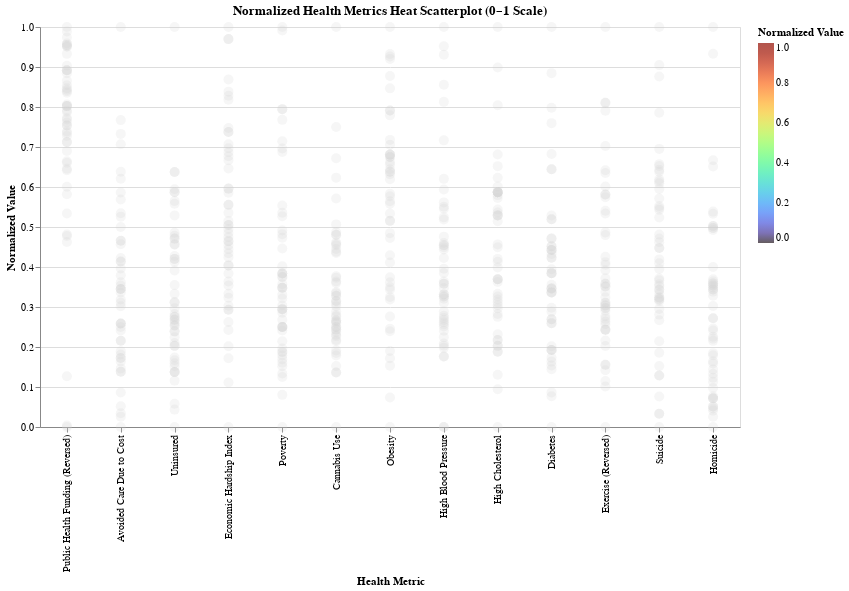

The code cell stored with this chart in its notebook:
### Markdown cell above
## Task 3: Identify States with Health Resource Deficits
**Why?** To find states where poor outcomes are linked with low public health funding or access to care.
**How?** Use a combination of heatscatter plot and filtering to isolate states with low `Public Health Funding` and high `Avoided Care Due to Cost`. All values were normalized on a scale of 0-1, with Public Health Funding and Exercise reversed. This was done so lower value in these categories would be similar to the other lower values in the health metrics. It includes a dropdown to visualize where a state's value falls in a few different health metrics. 
**What?** This task focuses on identifying the thresholds, bottlenecks, and gaps in resource allocation.
**Where?** Columns: `Public Health Funding`, `Avoided Care Due to Cost`, `Uninsured`
**When?** Mid-to-late analysis phases, guiding recommendations or mapping potential interventions.
**Who?** Health equity advocate or nonprofit stategist aiming to prioritize underserved areas.

### Code cell
import altair as alt
import pandas as pd

df_norm = selected.copy()

metrics = [
    "Public Health Funding", 
    "Avoided Care Due to Cost",
    "Uninsured",
    "Economic Hardship Index",
    "Poverty",
    "Cannabis Use",
    "Obesity",
    "High Blood Pressure",
    "High Cholesterol",
    "Diabetes",
    "Exercise",
    "Suicide",
    "Homicide"    
]

for metric in metrics:
    min_val = df_norm[metric].min()
    max_val = df_norm[metric].max()
    df_norm[f"{metric} Norm"] = (df_norm[metric] - min_val) / (max_val - min_val)

df_norm["Public Health Funding Norm"] = 1 - df_norm["Public Health Funding Norm"]
df_norm["Exercise Norm"] = 1 - df_norm["Exercise Norm"]


norm_cols = [f"{m} Norm" for m in metrics]
melted = df_norm.melt(
    id_vars=["State"],
    value_vars=norm_cols,
    var_name="Metric",
    value_name="Value"
)

melted["Metric"] = melted["Metric"].str.replace(" Norm", "", regex=False)
melted.loc[melted["Metric"] == "Public Health Funding", "Metric"] = "Public Health Funding (Reversed)"
melted.loc[melted["Metric"] == "Exercise", "Metric"] = "Exercise (Reversed)"


state_options = ["All"] + sorted(df_norm["State"].unique())
state_dropdown = alt.binding_select(options=state_options, name="Select State: ")
state_param = alt.param(name="state_param", bind=state_dropdown, value="All")

base = alt.Chart(melted).mark_circle(size=100, opacity=0.2).encode(
    x=alt.X("Metric:N", title="Health Metric", sort=None),
    y=alt.Y("Value:Q", title="Normalized Value", scale=alt.Scale(domain=[0, 1])),
    color=alt.value("lightgray"),
    tooltip=[
        alt.Tooltip("State:N"),
        alt.Tooltip("Metric:N"),
        alt.Tooltip("Value:Q", format=".2f")
    ]
).transform_filter(
    (state_param == "All") | (alt.datum.State != state_param)
)

highlight = alt.Chart(melted).mark_circle(size=300).encode(
    x=alt.X("Metric:N", title="Health Metric", sort=None),
    y=alt.Y("Value:Q", title="Normalized Value", scale=alt.Scale(domain=[0, 1])),
    color=alt.Color(
        "Value:Q",
        scale=alt.Scale(scheme="turbo", domain=[0, 1]),
        legend=alt.Legend(title="Normalized Value")
    ),
    tooltip=[
        alt.Tooltip("State:N"),
        alt.Tooltip("Metric:N"),
        alt.Tooltip("Value:Q", format=".2f")
    ]
).transform_filter(
    alt.datum.State == state_param
)

heat_scatter = (base + highlight).add_params(
    state_param
).properties(
    width=700,
    height=400,
    title="Normalized Health Metrics Heat Scatterplot (0–1 Scale)"
)

heat_scatter

### Figure 1 — Vega-Lite specification as saved in the notebook (floating-point values rounded to 4 significant figures; data arrays with more than 128 entries replaced by an {"elided": "..."} marker saying what was removed)
{"config": {"view": {"continuousWidth": 300, "continuousHeight": 300}}, "layer": [{"mark": {"type": "circle", "opacity": 0.2, "size": 100}, "encoding": {"color": {"value": "lightgray"}, "tooltip": [{"field": "State", "type": "nominal"}, {"field": "Metric", "type": "nominal"}, {"field": "Value", "format": ".2f", "type": "quantitative"}], "x": {"field": "Metric", "sort": null, "title": "Health Metric", "type": "nominal"}, "y": {"field": "Value", "scale": {"domain": [0, 1]}, "title": "Normalized Value", "type": "quantitative"}}, "transform": [{"filter": "((state_param === 'All') || (datum.State !== state_param))"}]}, {"mark": {"type": "circle", "size": 300}, "encoding": {"color": {"field": "Value", "legend": {"title": "Normalized Value"}, "scale": {"domain": [0, 1], "scheme": "turbo"}, "type": "quantitative"}, "tooltip": [{"field": "State", "type": "nominal"}, {"field": "Metric", "type": "nominal"}, {"field": "Value", "format": ".2f", "type": "quantitative"}], "x": {"field": "Metric", "sort": null, "title": "Health Metric", "type": "nominal"}, "y": {"field": "Value", "scale": {"domain": [0, 1]}, "title": "Normalized Value", "type": "quantitative"}}, "transform": [{"filter": "(datum.State === state_param)"}]}], "data": {"name": "data-bc8801562c820cdb6f2ceca54792ef72"}, "height": 400, "params": [{"name": "state_param", "bind": {"input": "select", "options": ["All", "AK", "AL", "AR", "AZ", "CA", "CO", "CT", "DE", "FL", "GA", "HI", "IA", "ID", "IL", "IN", "KS", "KY", "LA", "MA", "MD", "ME", "MI", "MN", "MO", "MS", "MT", "NC", "ND", "NE", "NH", "NJ", "NM", "NV", "NY", "OH", "OK", "OR", "PA", "RI", "SC", "SD", "TN", "TX", "UT", "VA", "VT", "WA", "WI", "WV", "WY"], "name": "Select State: "}, "value": "All"}], "title": "Normalized Health Metrics Heat Scatterplot (0–1 Scale)", "width": 700, "$schema": "https://vega.github.io/schema/vega-lite/v5.20.1.json", "datasets": {"data-bc8801562c820cdb6f2ceca54792ef72": {"elided": "650 records"}}}
